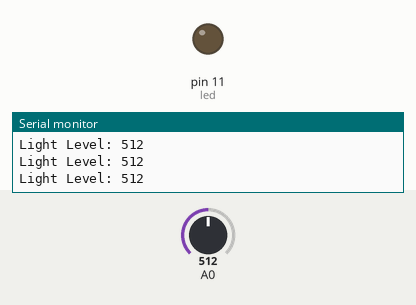
Simulated run of this sketch. Board: Arduino Uno, built with avr-gcc and run on an emulated ATmega328P. Shown: output pins drawn as LEDs (lit = HIGH), the last lines printed to the serial monitor. The test bench sets the inputs (shaded band); at power-on: A0 = 512.

Above: at 1.2 s.
1.3 s: A0 set to 0
At 2.0 s:
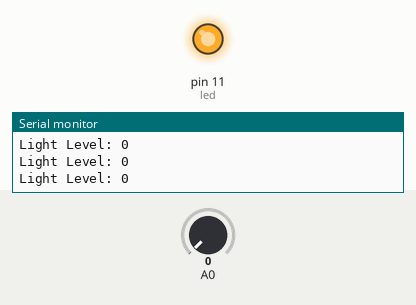
2.8 s: A0 set to 122
At 3.4 s:
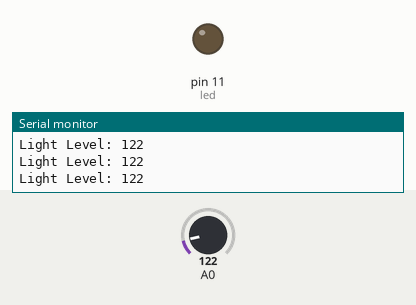
Timing chart, 0 to 5.8 s (numbered marks = the images above; inputs shaded):
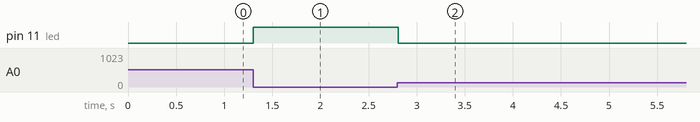

The sketch:

Nightlight.ino
```cpp
int led = 11;
int lightLevel;
int ledLevel;

void setup() {
  Serial.begin(38400);
  pinMode(led, OUTPUT);
}

void loop() {
  lightLevel = analogRead(A0);
  ledLevel = 4/lightLevel;
  Serial.print ("Light Level: ");
  Serial.println(lightLevel, DEC);
  analogWrite(led, ledLevel);
  delay(10);
}
```

Measured:
- after the input at 1.3 s, pin 11 (led): LOW → HIGH at once
- after the input at 2.8 s, pin 11 (led): HIGH → LOW at once
